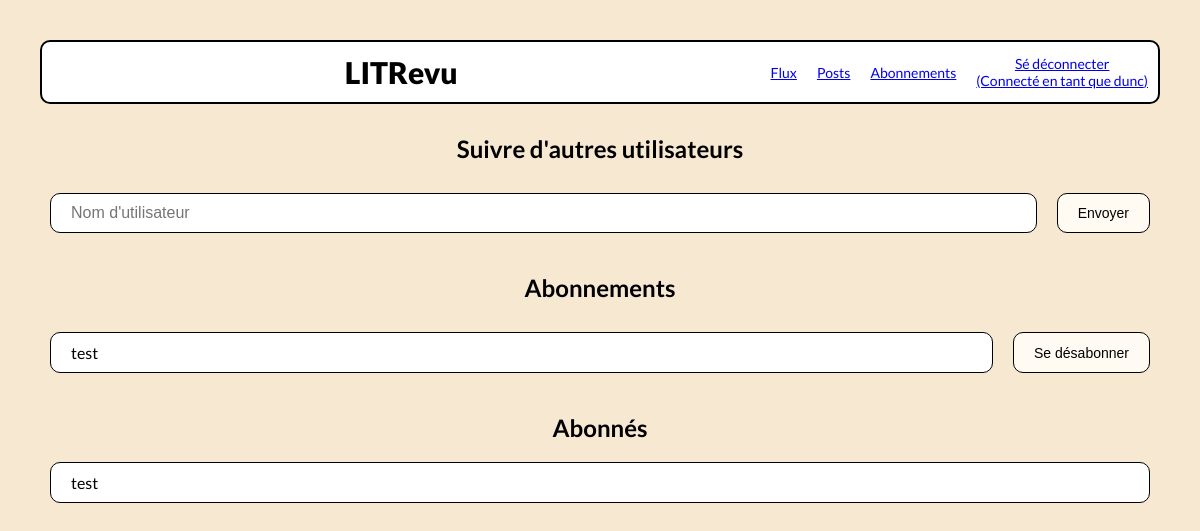
The page /follow/ (signed in) on the database its author committed.
### authentication/models.py (models this page shows)
class User(AbstractUser):
    pass

### review_app/models.py (models this page shows)
class UserFollows(models.Model):
    user = models.ForeignKey(settings.AUTH_USER_MODEL, on_delete=models.CASCADE, related_name='following')
    followed_user = models.ForeignKey(settings.AUTH_USER_MODEL, on_delete=models.CASCADE, related_name='followed_by')
    class Meta:
        unique_together = ('user', 'followed_user')

### review_app/views.py (the view, shortened to what this page needs)
# urls.py: path('follow/', review_app.views.follow_user, name='follow'),
@login_required
def follow_user(request):
    message = ""
    context = {
        'message': message,
        'follows': UserFollows.objects.filter(user=request.user),  # mes abonnements
        'followers': UserFollows.objects.filter(followed_user=request.user),  # mes abonnés
    }
    return render(request, 'review_app/follow.html', {'context': context})

### review_app/templates/review_app/follow.html (shortened to what this page needs)
{% extends 'base.html' %}
{% block content %}
    <h2>Suivre d'autres utilisateurs</h2>
    <form action="{% url 'follow' %}" method="post">
        <div class="row">
            <input class="username" type="text" name="username" placeholder="Nom d'utilisateur">
            <button type="submit">Envoyer</button>
        </div>
    </form>
    <h2>Abonnements</h2>
    {% if context.follows %}
        {% for follow in context.follows %}
            <form action="{% url 'unfollow' %}" method="post">
                <div class="row">
                    <p class="username">{{ follow.followed_user.username }}</p>
                    <button type="submit">Se désabonner</button>
                </div>
            </form>
        {% endfor %}
    {% else %}
        <p>Vous n'êtes abonnés à personne.</p>
    {% endif %}
    <h2>Abonnés</h2>
    {% if context.followers %}
        {% for follower in context.followers %}
            <p class="username">{{ follower.user.username }}</p>
        {% endfor %}
    {% else %}
        <p>Vous n'avez pas encore d'abonnés.</p>
    {% endif %}
{% endblock content %}

### templates/base.html (shortened to what this page needs)
<!DOCTYPE html>
<html lang="fr">
    <head>
        {% load static %}
        <link rel="stylesheet" href="{% static '/styles.css' %}">
    </head>
    <body>
        <header>
            <h1>LITRevu</h1>
            {% if user.is_authenticated %}
                <nav>
                <a href="{% url 'feed' %}">Flux</a>
                <a href="{% url 'posts' %}">Posts</a>
                <a href="{% url 'follow' %}">Abonnements</a>
                <a href="{% url 'logout' %}">Sé déconnecter <br>(Connecté en tant que {{ request.user }})</a>
                </nav>
            {% endif %}
        </header>
        {% block content %}
        {% endblock content %}
    </body>
</html>

### static/styles.css (style rules this page uses)
body { font-family: "Lato"; background-color: #F7E8D2; margin: auto; padding: 40px; max-width : 1440px; }
header { display: flex; border: 2px solid black; border-radius: 10px; height: 60px; position: sticky; top: 0; z-index: 100; background-color: white; }
nav { display: flex; flex-direction: row; justify-self: flex-end; align-items: center; text-align: center; }
nav a { margin: 10px; font-size: 14px; }
h1 { margin: auto; font-size: 30px; font-weight: 800; }
h2 { margin: 30px 20px 20px 20px; font-size: 24px; text-align: center; font-weight: 700; }
p { font-size: 16px; margin: 5px; font-weight: 500; }
button { padding: 10px 20px; margin: 10px; border: 1px solid black; background-color: #FFFBF2; border-radius: 10px; font-size: 14px; font-weight: 500; }
.row input { font-size: 16px; }
.row { display: flex; justify-content: space-between; }
.username { padding: 10px 20px; margin: 10px; border: 1px solid black; background-color: white; border-radius: 10px; font-size: 16x; font-weight: 500; flex: 1; }

### rows shown on the page
User: user "dunc"
UserFollows: followed_user.username "test"
UserFollows: user.username "test"
